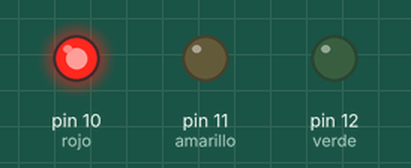
This sketch was run on a simulated Arduino Uno, built with avr-gcc and run on an emulated ATmega328P. On the bench: output pins drawn as LEDs (lit = HIGH).

Above: at 3.0 s.
At 6.5 s:
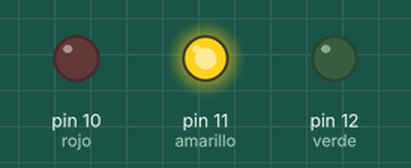
At 9.0 s:
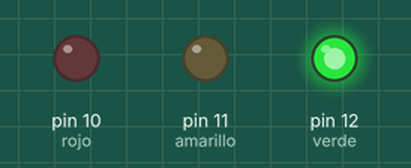
Timing chart, 0 to 14.3 s (numbered marks = the images above):
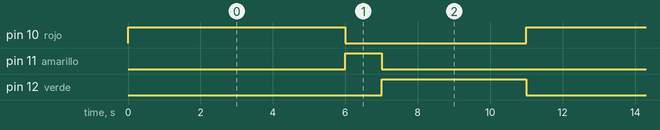

The sketch:

semaforoArd.ino
```cpp
int rojo = 10;
int amarillo = 11;
int verde = 12;
void setup() {
 pinMode(rojo,OUTPUT);
 pinMode(amarillo,OUTPUT);
 pinMode(verde,OUTPUT);
}
void loop() {
 /**
 * El rojo dura 10 segundos
 * El verde dura 15 segundos
 * El amarillo se enciende los ́ultimos 3 segundos del verde
 *
 * Al apagarse el amarillo se prende el rojo y al apagarse el rojo se prende el verde
 */
 digitalWrite(rojo, HIGH);
delay(6000);
 digitalWrite(rojo, LOW);
 digitalWrite(amarillo, HIGH);
 delay(1000);
 digitalWrite(amarillo, LOW);
 digitalWrite(verde, HIGH);
 delay(4000);
digitalWrite(verde, LOW);
}
```

Measured:
- by itself, pin 10 (rojo): alternates HIGH for 6.0 s and LOW for 5.0 s
- by itself, pin 11 (amarillo): alternates HIGH for 1.0 s and LOW for 10.0 s
- by itself, pin 12 (verde): alternates HIGH for 4.0 s and LOW for 7.0 s
